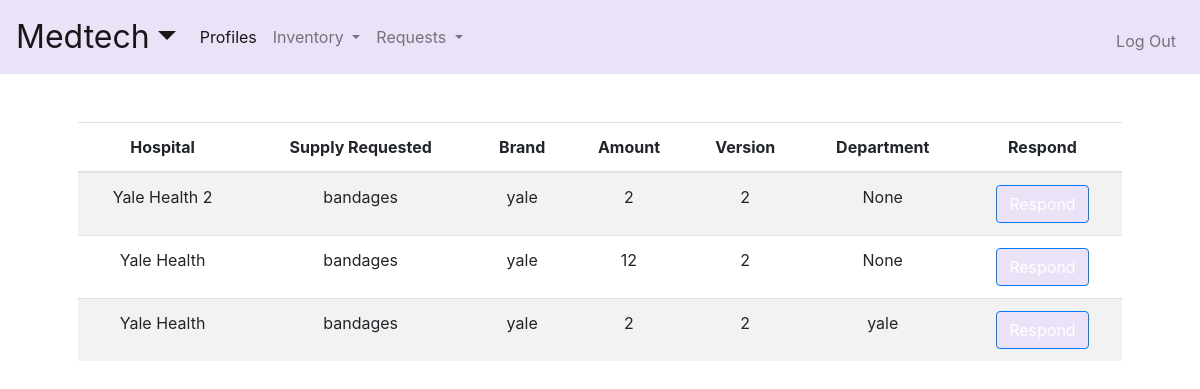
/request_display (signed in), run on the app's committed database.
### tables this page shows
CREATE TABLE 'requests' ('hospital_name' varchar(255), 'brand' varchar(255), 'amount' integer,'version' integer, 'request_id'  INTEGER PRIMARY KEY  , 'supply_name' varchar(255), 'department' text);

### application.py (the view)
@app.route("/request_display")
@login_required
def request_display():
    hospital = db.execute(
        "SELECT * FROM requests")
    return render_template("request_display.html", hospital=hospital)

### application.py (called while the page is built)
@app.after_request
def after_request(response):
    response.headers["Cache-Control"] = "no-cache, no-store, must-revalidate"
    response.headers["Expires"] = 0
    response.headers["Pragma"] = "no-cache"
    return response

### helpers.py (called while the page is built)
def login_required(f):
    @wraps(f)
    def decorated_function(*args, **kwargs):
        if session.get("user_id") is None:
            return redirect("/login")
        return f(*args, **kwargs)
    return decorated_function

### templates/request_display.html (shortened to what this page needs)
{% extends "layout.html" %}
{% block main %}
    <table class="table table-striped">
        <thead>
            <tr>
                <th>Hospital</th>
                <th>Supply Requested</th>
                <th>Brand</th>
                <th>Amount</th>
                <th>Version</th>
                <th>Department</th>
                <th>Respond</th>
            </tr>
        </thead>
        {% for request in hospital %}
            <tr>
                <td>{{ request["hospital_name"]}}</td>
                <td>{{ request["supply_name"]}}</td>
                <td>{{ request["brand"]}}</td>
                <td>{{ request["amount"]}}</td>
                <td>{{ request["version"]}}</td>
                <td>{{request["department"]}}</td>
                <td>
                    <form action="/respond" method="get">
                         <button class="btn btn-primary b" type="submit">Respond</button>
                    </form>
                </td>
            </tr>
        {% endfor %}
    </table>
{% endblock %}

### static/styles_mine.css (style rules this page uses)
.b { background-color:#ECE2F8; }

### data on the page
requests: hospital_name "Yale Health 2", supply_name "bandages", brand "yale", amount "2", version "2", department "None"
requests: hospital_name "Yale Health", supply_name "bandages", brand "yale", amount "12", version "2", department "None"
requests: hospital_name "Yale Health", supply_name "bandages", brand "yale", amount "2", version "2", department "yale"
